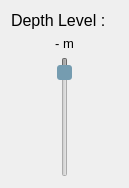
<?xml version="1.0" encoding="UTF-8"?>
<ui version="4.0">
 <class>Form</class>
 <widget class="QWidget" name="Form">
  <property name="geometry">
   <rect>
    <x>0</x>
    <y>0</y>
    <width>129</width>
    <height>188</height>
   </rect>
  </property>
  <property name="sizePolicy">
   <sizepolicy hsizetype="Expanding" vsizetype="Expanding">
    <horstretch>0</horstretch>
    <verstretch>0</verstretch>
   </sizepolicy>
  </property>
  <property name="windowTitle">
   <string>Enable Axis</string>
  </property>
  <property name="autoFillBackground">
   <bool>true</bool>
  </property>
  <layout class="QVBoxLayout" name="verticalLayout">
   <item>
    <widget class="QLabel" name="depth_level_label">
     <property name="sizePolicy">
      <sizepolicy hsizetype="Expanding" vsizetype="Preferred">
       <horstretch>0</horstretch>
       <verstretch>0</verstretch>
      </sizepolicy>
     </property>
     <property name="minimumSize">
      <size>
       <width>50</width>
       <height>16</height>
      </size>
     </property>
     <property name="font">
      <font>
       <pointsize>12</pointsize>
      </font>
     </property>
     <property name="text">
      <string>Depth Level :</string>
     </property>
    </widget>
   </item>
   <item>
    <widget class="QLabel" name="depthValue">
     <property name="sizePolicy">
      <sizepolicy hsizetype="Expanding" vsizetype="Preferred">
       <horstretch>0</horstretch>
       <verstretch>0</verstretch>
      </sizepolicy>
     </property>
     <property name="font">
      <font>
       <pointsize>10</pointsize>
      </font>
     </property>
     <property name="text">
      <string>- m</string>
     </property>
     <property name="alignment">
      <set>Qt::AlignCenter</set>
     </property>
    </widget>
   </item>
   <item>
    <widget class="QSlider" name="depthSlider">
     <property name="enabled">
      <bool>false</bool>
     </property>
     <property name="sizePolicy">
      <sizepolicy hsizetype="Expanding" vsizetype="Expanding">
       <horstretch>0</horstretch>
       <verstretch>0</verstretch>
      </sizepolicy>
     </property>
     <property name="styleSheet">
      <string notr="true">QSlider::groove:vertical {
    background: qlineargradient(x1: 0.4, y1: 0, x2: 0.4, y2: 1, 
                            stop: 0 #9ec0ff, 
                            stop: 1 #005aff);
    position: absolute; /* absolutely position 4px from the left and right of the widget. setting margins on the widget should work too... */
    left: 25px; right: 25px;
}

QSlider::handle:vertical {
    height: 10px;
	border-radius: 3px;
    background: rgb(117, 156, 176);
    margin: 0 -9px; /* expand outside the groove */
}</string>
     </property>
     <property name="maximum">
      <number>50</number>
     </property>
     <property name="pageStep">
      <number>1</number>
     </property>
     <property name="value">
      <number>4</number>
     </property>
     <property name="sliderPosition">
      <number>4</number>
     </property>
     <property name="orientation">
      <enum>Qt::Vertical</enum>
     </property>
     <property name="invertedAppearance">
      <bool>true</bool>
     </property>
    </widget>
   </item>
  </layout>
 </widget>
 <resources/>
 <connections/>
</ui>
